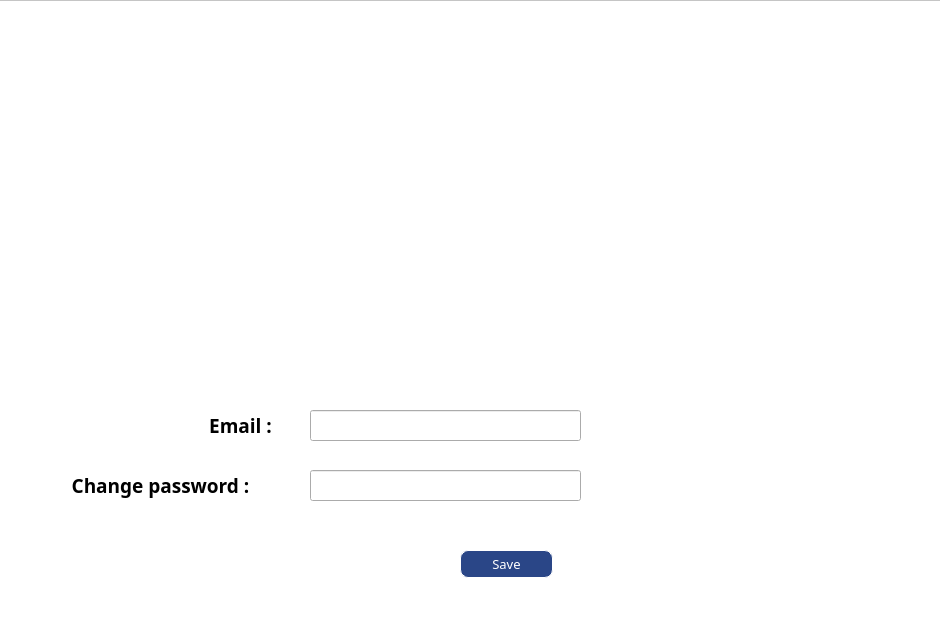
<?xml version="1.0" encoding="UTF-8"?>
<ui version="4.0">
 <class>Dialog</class>
 <widget class="QDialog" name="Dialog">
  <property name="geometry">
   <rect>
    <x>0</x>
    <y>0</y>
    <width>940</width>
    <height>617</height>
   </rect>
  </property>
  <property name="windowTitle">
   <string>Dialog</string>
  </property>
  <widget class="QPushButton" name="pushButton">
   <property name="geometry">
    <rect>
     <x>460</x>
     <y>550</y>
     <width>93</width>
     <height>28</height>
    </rect>
   </property>
   <property name="font">
    <font>
     <family>Lucida Handwriting</family>
     <pointsize>10</pointsize>
    </font>
   </property>
   <property name="styleSheet">
    <string notr="true">QPushButton{
	background-color:rgb(42, 70, 135);
	color:rgb(255,255,255);
	border:1px outset rgb(255, 255, 255);
	border-radius:8px;
} </string>
   </property>
   <property name="text">
    <string>Save</string>
   </property>
  </widget>
  <widget class="QListView" name="listView">
   <property name="geometry">
    <rect>
     <x>-20</x>
     <y>0</y>
     <width>1141</width>
     <height>771</height>
    </rect>
   </property>
   <property name="styleSheet">
    <string notr="true">background-image: url(&quot;C:/Users/KEVIN/Desktop/Login_system/Login_system/login_system&quot;);
background-color: rgb(255, 255, 255);
</string>
   </property>
  </widget>
  <widget class="QLabel" name="label">
   <property name="geometry">
    <rect>
     <x>170</x>
     <y>410</y>
     <width>141</width>
     <height>31</height>
    </rect>
   </property>
   <property name="palette">
    <palette>
     <active>
      <colorrole role="Button">
       <brush brushstyle="SolidPattern">
        <color alpha="255">
         <red>255</red>
         <green>255</green>
         <blue>255</blue>
        </color>
       </brush>
      </colorrole>
      <colorrole role="Base">
       <brush brushstyle="SolidPattern">
        <color alpha="255">
         <red>255</red>
         <green>255</green>
         <blue>255</blue>
        </color>
       </brush>
      </colorrole>
      <colorrole role="Window">
       <brush brushstyle="SolidPattern">
        <color alpha="255">
         <red>255</red>
         <green>255</green>
         <blue>255</blue>
        </color>
       </brush>
      </colorrole>
     </active>
     <inactive>
      <colorrole role="Button">
       <brush brushstyle="SolidPattern">
        <color alpha="255">
         <red>255</red>
         <green>255</green>
         <blue>255</blue>
        </color>
       </brush>
      </colorrole>
      <colorrole role="Base">
       <brush brushstyle="SolidPattern">
        <color alpha="255">
         <red>255</red>
         <green>255</green>
         <blue>255</blue>
        </color>
       </brush>
      </colorrole>
      <colorrole role="Window">
       <brush brushstyle="SolidPattern">
        <color alpha="255">
         <red>255</red>
         <green>255</green>
         <blue>255</blue>
        </color>
       </brush>
      </colorrole>
     </inactive>
     <disabled>
      <colorrole role="Button">
       <brush brushstyle="SolidPattern">
        <color alpha="255">
         <red>255</red>
         <green>255</green>
         <blue>255</blue>
        </color>
       </brush>
      </colorrole>
      <colorrole role="Base">
       <brush brushstyle="SolidPattern">
        <color alpha="255">
         <red>255</red>
         <green>255</green>
         <blue>255</blue>
        </color>
       </brush>
      </colorrole>
      <colorrole role="Window">
       <brush brushstyle="SolidPattern">
        <color alpha="255">
         <red>255</red>
         <green>255</green>
         <blue>255</blue>
        </color>
       </brush>
      </colorrole>
     </disabled>
    </palette>
   </property>
   <property name="font">
    <font>
     <family>Lucida Calligraphy</family>
    </font>
   </property>
   <property name="mouseTracking">
    <bool>true</bool>
   </property>
   <property name="tabletTracking">
    <bool>false</bool>
   </property>
   <property name="focusPolicy">
    <enum>Qt::NoFocus</enum>
   </property>
   <property name="layoutDirection">
    <enum>Qt::RightToLeft</enum>
   </property>
   <property name="styleSheet">
    <string notr="true">background-color: rgb(255, 255, 255);
border-color: rgb(255, 255, 255);</string>
   </property>
   <property name="frameShape">
    <enum>QFrame::NoFrame</enum>
   </property>
   <property name="frameShadow">
    <enum>QFrame::Plain</enum>
   </property>
   <property name="lineWidth">
    <number>0</number>
   </property>
   <property name="midLineWidth">
    <number>0</number>
   </property>
   <property name="text">
    <string>&lt;html&gt;&lt;head/&gt;&lt;body&gt;&lt;p align=&quot;center&quot;&gt;&lt;span style=&quot; font-size:14pt; font-weight:600;&quot;&gt;Email :&lt;/span&gt;&lt;/p&gt;&lt;/body&gt;&lt;/html&gt;</string>
   </property>
   <property name="textFormat">
    <enum>Qt::RichText</enum>
   </property>
  </widget>
  <widget class="QLabel" name="label_2">
   <property name="geometry">
    <rect>
     <x>30</x>
     <y>470</y>
     <width>261</width>
     <height>31</height>
    </rect>
   </property>
   <property name="font">
    <font>
     <family>Lucida Handwriting</family>
    </font>
   </property>
   <property name="frameShape">
    <enum>QFrame::Panel</enum>
   </property>
   <property name="frameShadow">
    <enum>QFrame::Raised</enum>
   </property>
   <property name="lineWidth">
    <number>0</number>
   </property>
   <property name="text">
    <string>&lt;html&gt;&lt;head/&gt;&lt;body&gt;&lt;p align=&quot;center&quot;&gt;&lt;span style=&quot; font-size:14pt; font-weight:600;&quot;&gt;Change password :&lt;/span&gt;&lt;/p&gt;&lt;/body&gt;&lt;/html&gt;</string>
   </property>
  </widget>
  <widget class="QLineEdit" name="lineEdit">
   <property name="geometry">
    <rect>
     <x>310</x>
     <y>410</y>
     <width>271</width>
     <height>31</height>
    </rect>
   </property>
   <property name="font">
    <font>
     <family>Times New Roman</family>
     <pointsize>12</pointsize>
    </font>
   </property>
   <property name="text">
    <string/>
   </property>
  </widget>
  <widget class="QLineEdit" name="lineEdit_2">
   <property name="geometry">
    <rect>
     <x>310</x>
     <y>470</y>
     <width>271</width>
     <height>31</height>
    </rect>
   </property>
   <property name="font">
    <font>
     <family>Times New Roman</family>
     <pointsize>12</pointsize>
    </font>
   </property>
   <property name="text">
    <string/>
   </property>
  </widget>
  <widget class="QLabel" name="label_4">
   <property name="geometry">
    <rect>
     <x>310</x>
     <y>510</y>
     <width>271</width>
     <height>31</height>
    </rect>
   </property>
   <property name="font">
    <font>
     <family>Times New Roman</family>
     <weight>75</weight>
     <italic>true</italic>
     <bold>true</bold>
    </font>
   </property>
   <property name="toolTip">
    <string>&lt;html&gt;&lt;head/&gt;&lt;body&gt;&lt;p&gt;&lt;br/&gt;&lt;/p&gt;&lt;/body&gt;&lt;/html&gt;</string>
   </property>
   <property name="styleSheet">
    <string notr="true">QLable
{
	background-color: rgb(255,0,0);
	border:1px outset rgb(255, 255, 255);
	border-radius:8px;
} </string>
   </property>
   <property name="text">
    <string>&lt;!DOCTYPE HTML PUBLIC &quot;-//W3C//DTD HTML 4.0//EN&quot; &quot;http://www.w3.org/TR/REC-html40/strict.dtd&quot;&gt;
&lt;html&gt;&lt;head&gt;&lt;meta name=&quot;qrichtext&quot; content=&quot;1&quot; /&gt;&lt;style type=&quot;text/css&quot;&gt;
p, li { white-space: pre-wrap; }
&lt;/style&gt;&lt;/head&gt;&lt;body style=&quot; font-family:'Times New Roman'; font-size:9pt; font-weight:600; font-style:italic;&quot;&gt;
&lt;p style=&quot;-qt-paragraph-type:empty; margin-top:12px; margin-bottom:12px; margin-left:0px; margin-right:0px; -qt-block-indent:0; text-indent:0px;&quot;&gt;&lt;br /&gt;&lt;/p&gt;&lt;/body&gt;&lt;/html&gt;</string>
   </property>
   <property name="margin">
    <number>0</number>
   </property>
  </widget>
  <zorder>listView</zorder>
  <zorder>pushButton</zorder>
  <zorder>label</zorder>
  <zorder>label_2</zorder>
  <zorder>lineEdit</zorder>
  <zorder>lineEdit_2</zorder>
  <zorder>label_4</zorder>
 </widget>
 <resources/>
 <connections/>
</ui>
